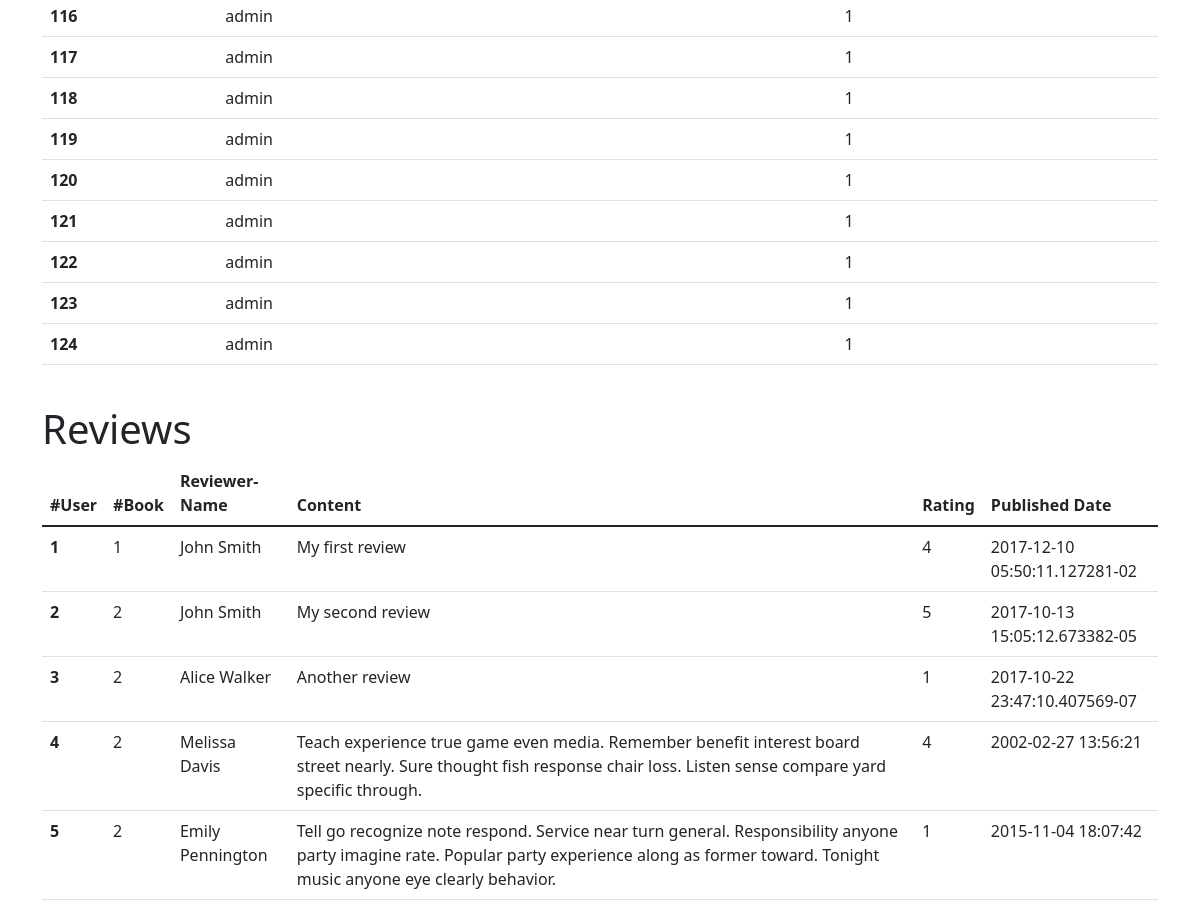
Page / (signed in, middle part) on the earlier database version.
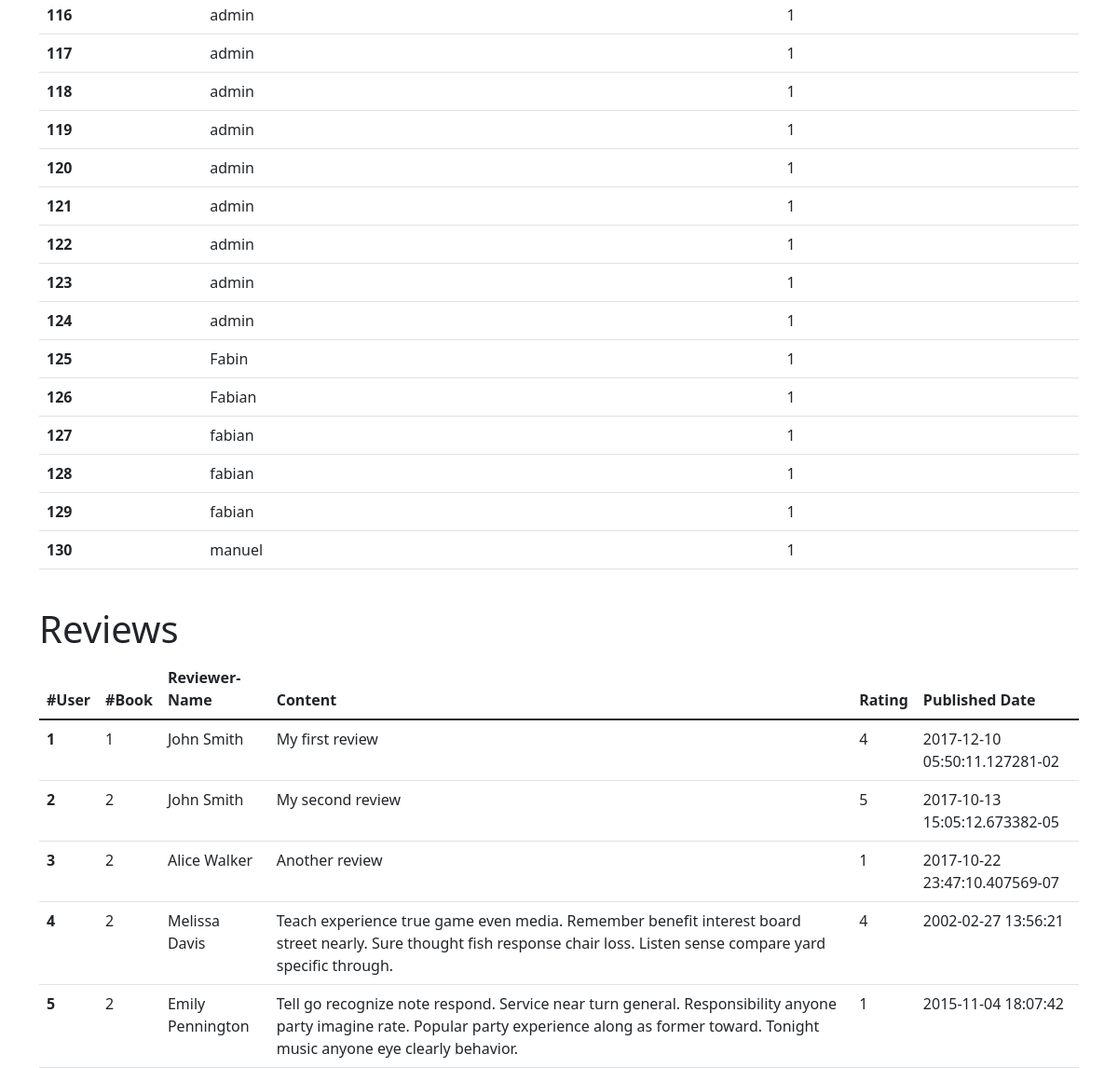
Same page on the later database version.
### tables this page shows
CREATE TABLE "users" (
	"id"	INTEGER NOT NULL UNIQUE,
	"username"	char(25),
	"enabled"	boolean DEFAULT TRUE, password TEXT,
	PRIMARY KEY("id" AUTOINCREMENT)
);

CREATE TABLE "reviews" (
	"id"	INTEGER,
	"book_id"	integer NOT NULL,
	"reviewer_name"	varchar(255),
	"content"	varchar(255),
	"rating"	integer,
	"published_date"	timestamp DEFAULT CURRENT_TIMESTAMP,
	PRIMARY KEY("id" AUTOINCREMENT),
	FOREIGN KEY("book_id") REFERENCES "books"("id") ON DELETE CASCADE
);

### server.py (the view)
@app.route("/")
@login_required
def home():
    book_info = main.pick_book()
    user_info = main.fetch_all_user()
    review_info = main.fetch_all_reviews()
    return render_template("home.html",
                           user=user,
                           book_info=book_info,
                           user_info=user_info,
                           review_info=review_info)

### main.py (called while the page is built)
def pick_book():
    db = sqlite3.connect("db.sqlite3")
    cursor = db.cursor()
    cursor.execute("""SELECT * FROM books""")
    fetched_books = cursor.fetchall()
    book_info = []
    for info in fetched_books:
        book_info.append(list(info))
    db.close()
    return book_info

def fetch_all_user():
    db = sqlite3.connect("db.sqlite3")
    cursor = db.cursor()
    cursor.execute("""SELECT * FROM users """)
    fetched_user = list(cursor.fetchall())
    db.close()
    return fetched_user

def fetch_all_reviews():
    db = sqlite3.connect("db.sqlite3")
    cursor = db.cursor()
    cursor.execute("""SELECT * FROM reviews """)
    fetched_reviews = list(cursor.fetchall())
    db.close()
    return fetched_reviews

### server.py (called while the page is built)
def login_required(f):
    @wraps(f)
    def decorated_function(*args, **kwargs):
        if not authorized:
            return redirect(url_for('login'))
        return f(*args, **kwargs)
    return decorated_function

### templates/home.html (shortened to what this page needs)
{% extends "base.html" %}
{% block content %}
<br>
<br>
<table class="table">
  <tbody>
  {% for user in user_info %}
    <tr>
      <th scope="row">{{user[0]}}</th>
      <td>{{user[1]}}</td>
      <td>{{user[2]}}</td>
    </tr>
  {% endfor %}
  </tbody>
</table>
<br>
<h1>Reviews</h1>
<table class="table">
  <thead>
    <tr>
      <th scope="col">#User</th>
      <th scope="col">#Book</th>
      <th scope="col">Reviewer-Name</th>
      <th scope="col">Content</th>
      <th scope="col">Rating</th>
      <th scope="col">Published Date</th>
    </tr>
  </thead>
  <tbody>
  {% for review in review_info %}
    <tr>
      <th scope="row">{{review[0]}}</th>
      <td>{{review[1]}}</td>
      <td>{{review[2]}}</td>
      <td>{{review[3]}}</td>
      <td>{{review[4]}}</td>
      <td>{{review[5]}}</td>
    </tr>
  {% endfor %}
  </tbody>
</table>
{% endblock %}

### templates/base.html (shortened to what this page needs)
<!doctype html>
<html lang="en">
  <head>
    <link href="https://cdn.jsdelivr.net/npm/bootstrap@5.1.3/dist/css/bootstrap.min.css" rel="stylesheet">
    </head>
    <body>
        <br/>
        <div class="container">
            {% block content %}
            {% endblock %}
        </div>
  </body>
</html>

Differences in the rows shown:
added users: id "125", username "Fabin", enabled "1"
added users: id "126", username "Fabian", enabled "1"
added users: id "127", username "fabian", enabled "1"
added users: id "128", username "fabian", enabled "1"
added users: id "129", username "fabian", enabled "1"
added users: id "130", username "manuel", enabled "1"
